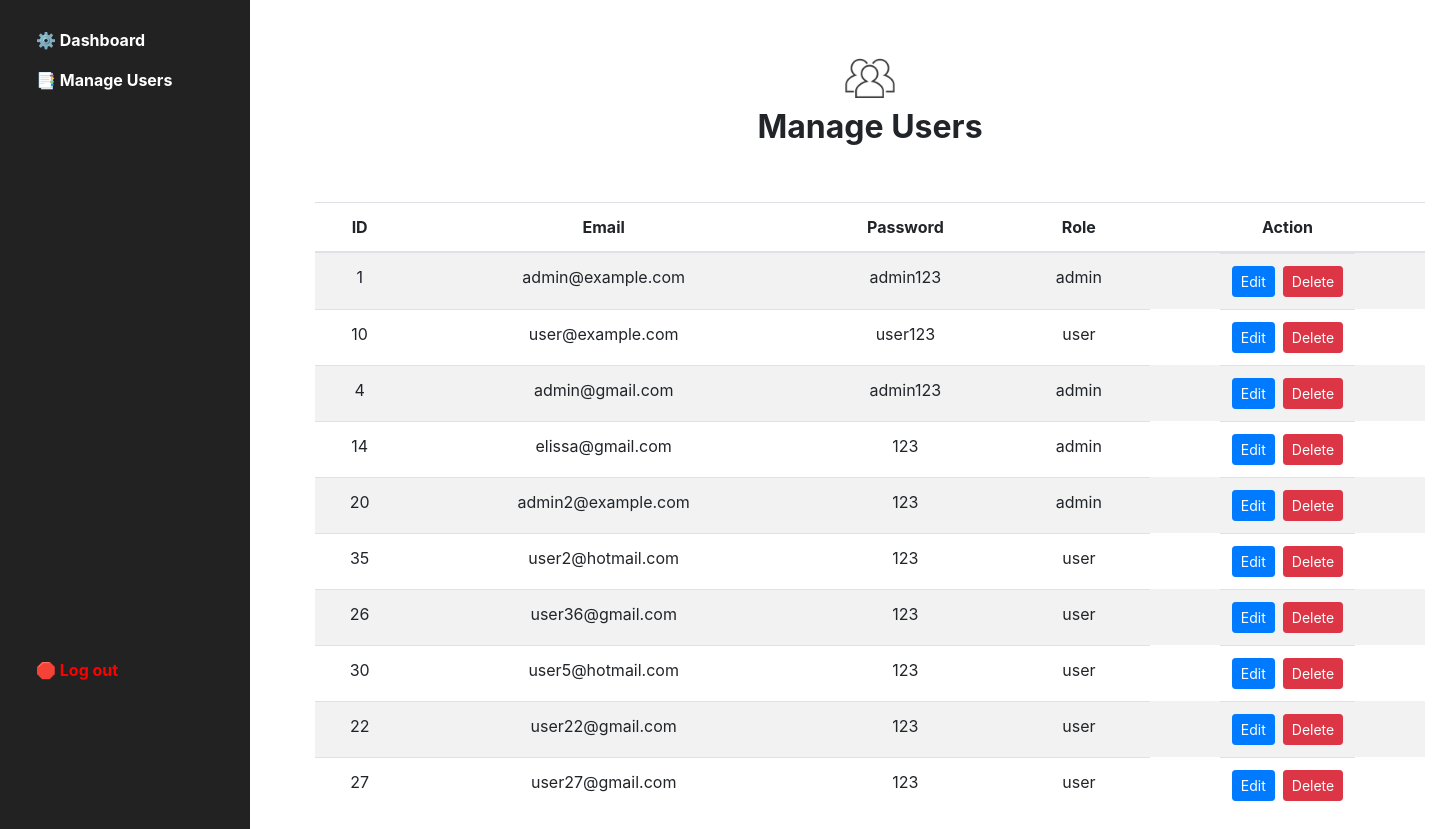
/users.php (signed in), run on the app's committed database.
### tables this page shows
CREATE TABLE `users` (
  `id` int(11) NOT NULL,
  `email` varchar(255) NOT NULL,
  `password` varchar(255) NOT NULL,
  `role` enum('user','admin') DEFAULT 'user'
);

### users.php (the view, shortened to what this page needs)
<?php
$servername = "localhost";
$username = "root";
$password = "";
$dbname = "login_system";
$conn = new mysqli($servername, $username, $password, $dbname);
$sql = "SELECT * FROM users";
$result = $conn->query($sql);
?>
<!DOCTYPE html>
<html lang="en">
<head>
    <link href="https://maxcdn.bootstrapcdn.com/bootstrap/4.5.2/css/bootstrap.min.css" rel="stylesheet">
</head>
<body>
<div class="sidebar">
    <ul class="nav flex-column">
        <li class="nav-item">
            <a class="nav-link" href="dashboard.php">⚙️ Dashboard</a>
        </li>
        <li class="nav-item">
            <a class="nav-link" href="users.php">📑 Manage Users</a>
        </li>
    </ul>
     <div style="margin-top: 550px">
        <a class="nav-link logout-btn" href="index.html">🛑 Log out</a>
    </div>
</div>
<br />
<div class="container mt-4">
      <img src="images/users.png" alt="" width="50">
    <h2>Manage Users</h2>
    <br> <br>
    <div class="table-responsive">
        <table class="table table-striped">
            <thead>
                <tr>
                    <th>ID</th>
                    <th>Email</th>
                    <th>Password</th>
                    <th>Role</th>
                    <th>Action</th>
                </tr>
            </thead>
            <tbody>
                <?php
                if ($result->num_rows > 0) {
                    while ($row = $result->fetch_assoc()) {
                        echo "<tr>";
                        echo "<td>" . $row["id"] . "</td>";
                        echo "<td>" . $row["email"] . "</td>";
                        echo "<td>" . $row["password"] . "</td>";
                        echo "<td>" . $row["role"] . "</td>";
                        echo "<td class='action-buttons'>";
                        echo "<a href='edit_user.php?id=" . $row["id"] . "' class='btn btn-primary btn-sm mr-2'>Edit</a>";
                        echo "<a href='delete_user.php?id=" . $row["id"] . "' class='btn btn-danger btn-sm'>Delete</a>";
                        echo "</td>";
                        echo "</tr>";
                    }
                } else {
                    echo "<tr><td colspan='5'>No users found</td></tr>";
                }
                ?>
            </tbody>
        </table>
    </div>
</div>
</body>
</html>

### users.php (style rules this page uses)
.action-buttons { display: inline-block; }
.sidebar { position: fixed; top: 0; left: 0; height: 100%; width: 250px; background-color: #222222; padding-top: 20px; padding-left: 20px; }
.sidebar .nav-link { color: white !important; font-weight: bold; }
.container { margin-left: 300px; text-align: center; margin-top: 20px; }
h2 { font-weight: bold; margin-top: 10px; }
.sidebar .logout-btn { color: red !important; font-weight: bold; cursor: pointer; }

### data on the page
users: id "1", email "admin@example.com", password "admin123", role "admin"
users: id "10", email "user@example.com", password "user123", role "user"
users: id "4", email "admin@gmail.com", password "admin123", role "admin"
users: id "14", email "elissa@gmail.com", password "123", role "admin"
users: id "20", email "admin2@example.com", password "123", role "admin"
users: id "35", email "user2@hotmail.com", password "123", role "user"
users: id "26", email "user36@gmail.com", password "123", role "user"
users: id "30", email "user5@hotmail.com", password "123", role "user"
users: id "22", email "user22@gmail.com", password "123", role "user"
users: id "27", email "user27@gmail.com", password "123", role "user"
